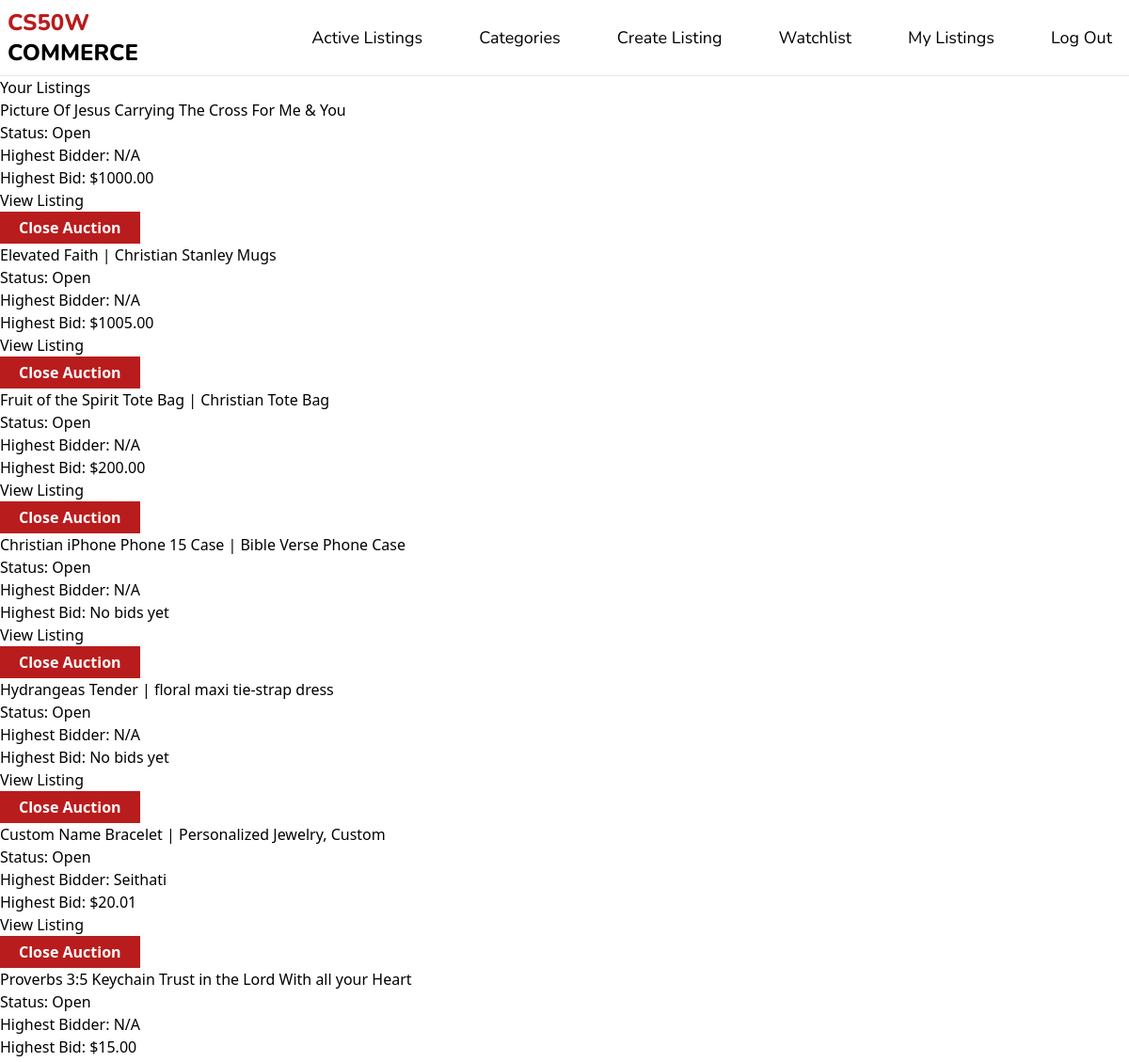
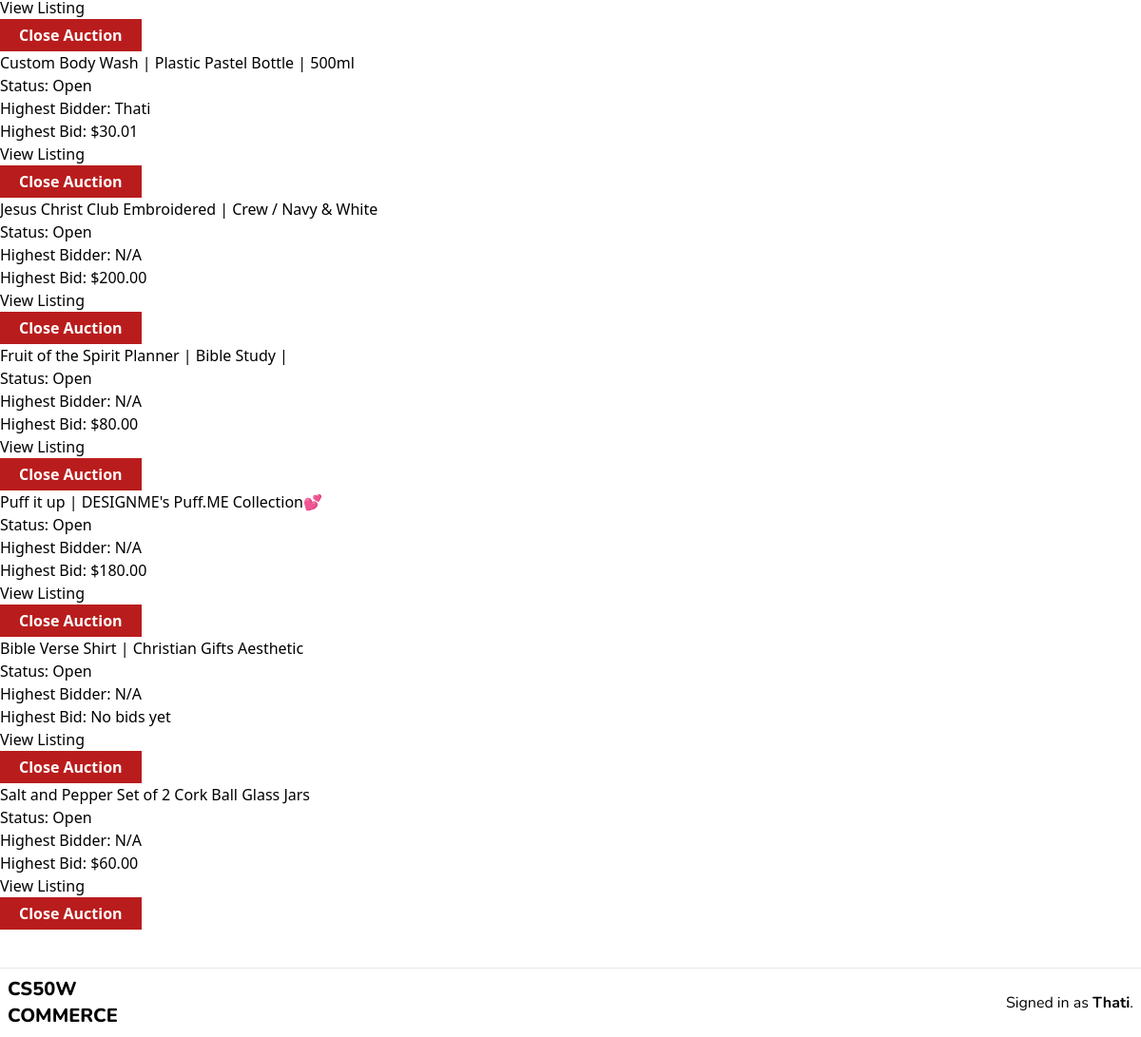
The page /my-listings/ (signed in) on the database as committed earlier (2 pictures, top to bottom).
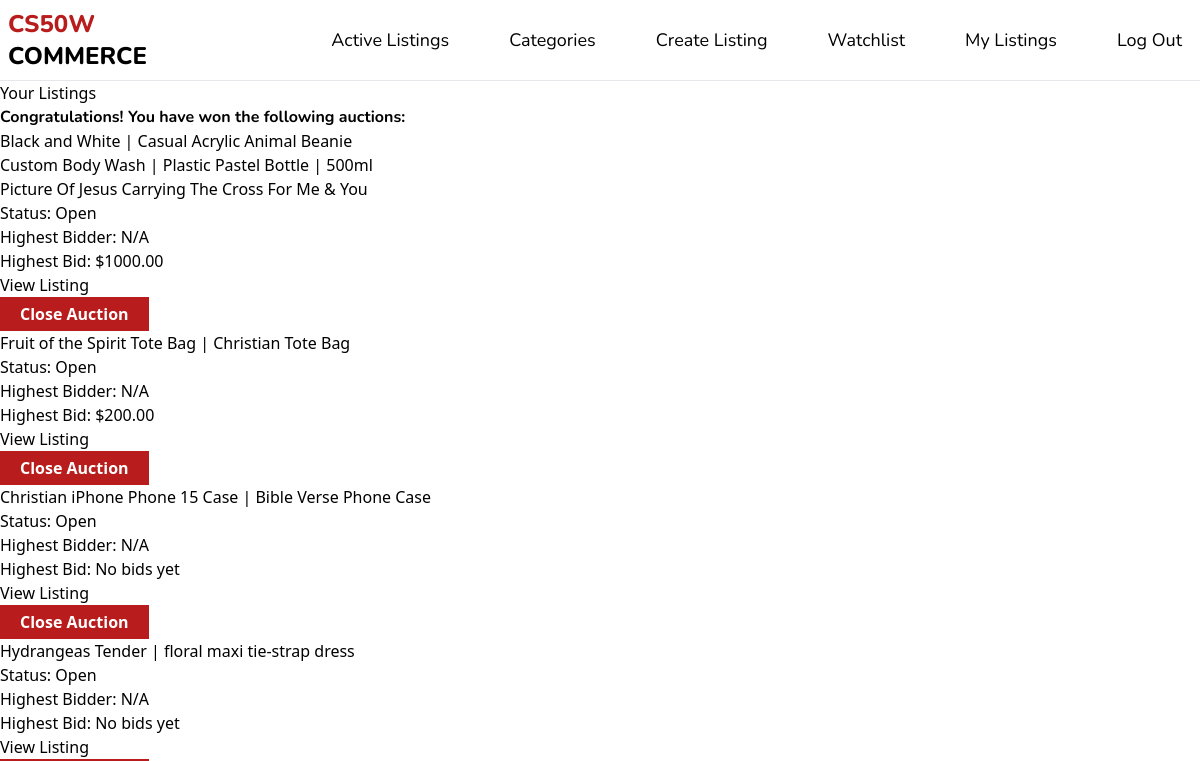
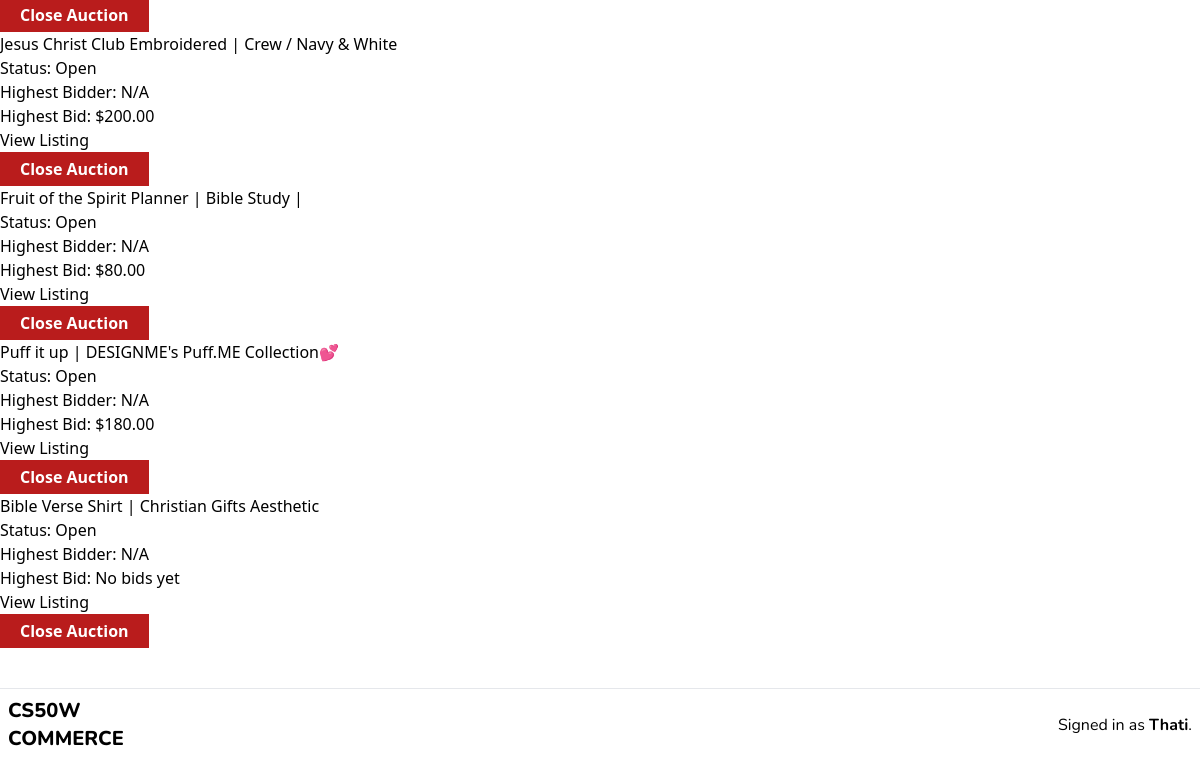
The same page on the database as committed later (2 pictures, top to bottom).
### auctions/models.py (models this page shows, shortened)
class CreateListing(models.Model):
    CATEGORY_CHOICES = [
        ('No category', 'No category'),
        ('Fashion', 'Fashion'),
        ('Art & Crafts', 'Art & Crafts'),
        ('Electronics', 'Electronics'),
        ('Skincare', 'Skincare'),
        ('Home & Kitchen', 'Home & Kitchen'),
        ('Jewelry & Accessories', 'Jewelry & Accessories'),
    ]
    title = models.CharField(max_length=64, validators=[MinLengthValidator(40)])
    image_url = models.URLField()
    price = models.DecimalField(max_digits=10, decimal_places=2)
    category = models.CharField(max_length=50, choices=CATEGORY_CHOICES, default='No category')
    description = models.CharField(max_length=300, blank=True, default="")
    created_at = models.DateTimeField(auto_now_add=True)
    user = models.ForeignKey(User, on_delete=models.CASCADE)

class User(AbstractUser):
    pass

class MyListing(models.Model):
    user_listing = models.ForeignKey(CreateListing, on_delete=models.CASCADE, related_name="my_listings")
    close_auction = models.BooleanField(default=False)  # To check if the auction is closed
    highest_bidder = models.ForeignKey(User, null=True, blank=True, on_delete=models.SET_NULL)  # Winner of the auction

### auctions/views.py (the view)
# urls.py: path("my-listings/", views.my_listings, name="my-listings"),
def my_listings(request):
    user = request.user
    user_listings = CreateListing.objects.filter(user=user).exclude(my_listings__close_auction=True)
    won_auctions = []
    if user.is_authenticated:
        won_auctions = MyListing.objects.filter(highest_bidder=user, close_auction=True)
    for listing in user_listings:
        highest_bid = listing.list_details.order_by('-bid').first()
        listing.highest_bid = highest_bid.bid if highest_bid else None
        listing.highest_bidder = highest_bid.user if highest_bid else None
    if request.method == 'POST':
        listing_id = request.POST.get('listing_id')
        listing = get_object_or_404(CreateListing, id=listing_id, user=user)
        my_listing, created = MyListing.objects.get_or_create(user_listing=listing)
        my_listing.close_listing()
        return redirect('my-listings')
    return render(request, 'auctions/my_listing.html', {
        'user_listings': user_listings,
        'won_auctions': won_auctions,
    })

### auctions/templates/auctions/my_listing.html (shortened to what this page needs)
{% extends "auctions/layout.html" %}
{% block body %}
<section>
  <h2>Your Listings</h2>
  {% if won_auctions %}
  <div class="alert alert-success mb-5" role="alert">
    <p class="font-nun font-bold">Congratulations! You have won the following auctions:</p>
    <ul class="list-disc ml-5">
      {% for auction in won_auctions %}
      <li>{{ auction.user_listing.title }}</li>
      {% endfor %}
    </ul>
  </div>
  {% endif %}
  <ul>
    {% for listing in user_listings %}
    <li>
      <h3>{{ listing.title }}</h3>
      <p>Status: {% if listing.close_auction %}Closed{% else %}Open{% endif %}</p>
      <p>Highest Bidder: {% if listing.highest_bidder %}{{ listing.highest_bidder.username }}{% else %}N/A{% endif %}
      </p>
      <p>Highest Bid: {% if listing.highest_bid %}${{ listing.highest_bid }}{% else %}No bids yet{% endif %}</p>
      <a href="{% url 'listing' listing.id %}">View Listing</a>
      {% if not listing.close_auction %}
      <form action="{% url 'my-listings' %}" method="post">
        <button type="submit">Close Auction</button>
      </form>
      {% else %}
      {% if user == listing.highest_bidder %}
      <p>Congratulations! You won this auction.</p>
      {% endif %}
      {% endif %}
    </li>
    {% endfor %}
  </ul>
</section>
<hr class="mt-10">
<footer class="font-nun flex flex-row justify-between items-center p-2">
  <div class="flex flex-col font-nun font-extrabold text-xl">
    <p class="CS50W">CS50W</p>
    <p>COMMERCE</p>
  </div>
  <div class="flex flex-row justify-between">
    {% if user.is_authenticated %}
    Signed in as <strong class="ml-1">{{ user.username }}</strong>.
    {% endif %}
  </div>
</footer>
{% endblock %}

### auctions/templates/auctions/layout.html (shortened to what this page needs)
{% load static %}
<!DOCTYPE html>
<html lang="en">
<head>
    <link href="{% static 'css/main.css' %}" rel="stylesheet">
</head>
<body>
    <nav class=" font-nun flex flex-row justify-between items-center p-2">
        <div class=" flex flex-col font-nun font-extrabold text-2xl">
            <h1 class=" text-red-700">CS50W</h1>
            <h2>COMMERCE</h2>
        </div>
        <div class=" flex flex-row justify-between ">
            <ul class=" text-[18px] flex flex-row  gap-10 justify-between items-center">
                <li>
                    <a class="nav-link" href="{% url 'index' %}">Active Listings</a>
                </li>
                <li>
                    <a class="nav-link" href="{%  url 'categories' %}">Categories</a>
                </li>
                {% if user.is_authenticated %}
                <li><a class="nav-link" href="{% url 'create-listing' %}"> Create Listing</a></li>
                <li>
                    <a class="nav-link" href="{% url 'watchlist' %}">Watchlist</a>
                </li>
                <li>
                    <a class="nav-link" href="{% url 'my-listings' %}">My Listings</a>
                </li>
                <li>
                    <a class="nav-link" href="{% url 'logout' %}">Log Out</a>
                </li>
                {% endif %}
            </ul>
        </div>
    </nav>
    <hr>
    {% block body %}
    {% endblock %}
</body>
</html>

### auctions/static/css/main.css (style rules this page uses)
html, :host { line-height: 1.5; -webkit-text-size-adjust: 100%; -moz-tab-size: 4; -o-tab-size: 4; tab-size: 4; font-family: ui-sans-serif, system-ui, sans-serif, "Apple Color Emoji", "Segoe UI Emoji", "Segoe UI Symbol", "Noto Color Emoji"; font-feature-settings: normal; font-variation-settings: normal; -webkit-tap-highlight-color: transparent; }
body { margin: 0; line-height: inherit; }
hr { height: 0; color: inherit; border-top-width: 1px; }
h1, h2, h3, h4, h5, h6 { font-size: inherit; font-weight: inherit; }
a { color: inherit; text-decoration: inherit; }
b, strong { font-weight: bolder; }
button, input, optgroup, select, textarea { font-family: inherit; font-feature-settings: inherit; font-variation-settings: inherit; font-size: 100%; font-weight: inherit; line-height: inherit; letter-spacing: inherit; color: inherit; margin: 0; padding: 0; }
button, select { text-transform: none; }
button, input:where([type='button']), input:where([type='reset']), input:where([type='submit']) { -webkit-appearance: button; background-color: transparent; background-image: none; }
blockquote, dl, dd, h1, h2, h3, h4, h5, h6, hr, figure, p, pre { margin: 0; }
ol, ul, menu { list-style: none; margin: 0; padding: 0; }
button, [role="button"] { cursor: pointer; }
.ml-1 { margin-left: 0.25rem; }
.mt-10 { margin-top: 2.5rem; }
.flex { display: flex; }
.flex-row { flex-direction: row; }
.flex-col { flex-direction: column; }
.items-center { align-items: center; }
.justify-between { justify-content: space-between; }
.gap-10 { gap: 2.5rem; }
.p-2 { padding: 0.5rem; }
.font-nun { font-family: Nunito, sans-serif; }
.text-2xl { font-size: 1.5rem; line-height: 2rem; }
.text-\[18px\] { font-size: 18px; }
.text-xl { font-size: 1.25rem; line-height: 1.75rem; }
.font-bold { font-weight: 700; }
.font-extrabold { font-weight: 800; }
.text-red-700 { --tw-text-opacity: 1; color: rgb(185 28 28 / var(--tw-text-opacity)); }
.nav-link { text-decoration: none; padding: 5px 10px; }
li { text-decoration: none; }
button { padding: 5px 20px; color: white; background-color: #b91c1c; font-weight: 600; }

Rows that differ between the two databases and show on the page:
no longer on this page (row unchanged): CreateListing: title "Elevated Faith | Christian Stanley Mugs", shows "N/A", highest_bid "1005.00"
no longer on this page (row unchanged): CreateListing: title "Custom Name Bracelet | Personalized Jewelry, Custom", highest_bidder.username "Seithati", highest_bid "20.01"
no longer on this page (row unchanged): CreateListing: title "Proverbs 3:5 Keychain Trust in the Lord With all your Heart", shows "N/A", highest_bid "15.00"
no longer on this page (row unchanged): CreateListing: title "Custom Body Wash | Plastic Pastel Bottle | 500ml", highest_bidder.username "Thati", highest_bid "30.01"
no longer on this page (row edited): CreateListing: title "Salt and Pepper Set of 2 Cork Ball Glass Jars", shows "N/A", highest_bid "60.00"
added MyListing: user_listing "Black and White | Casual Acrylic Animal Beanie"
added MyListing: user_listing "Custom Body Wash | Plastic Pastel Bottle | 500ml"
Other text that changed with them:
text now shown: "Congratulations! You have won the following auctions:"
